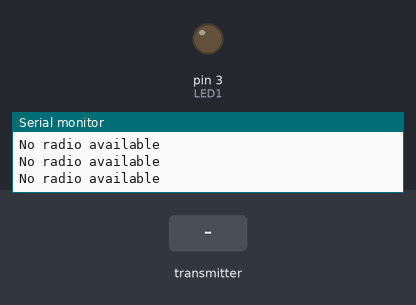
A sketch run on a simulated Arduino Uno, built with avr-gcc and run on an emulated ATmega328P. Parts: output pins drawn as LEDs (lit = HIGH), the last lines printed to the serial monitor. The inputs (shaded band) are chosen by the test bench. No radio packets arrive unless stated.

Above: at 1.2 s.
1.3 s: the transmitter starts sending msg.0 = 1
At 1.8 s:
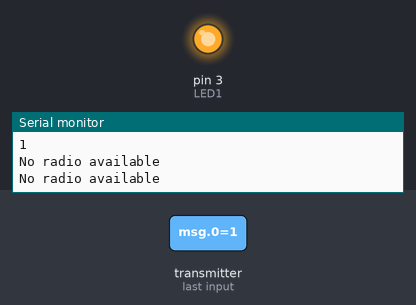
2.8 s: the transmitter starts sending msg.0 = 0
At 4.0 s:
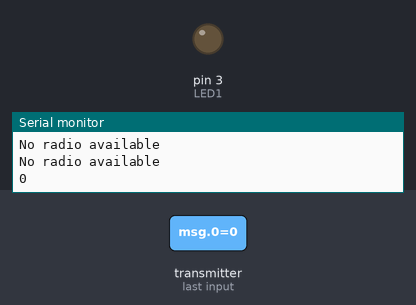
Timing chart, 0 to 5.8 s (numbered marks = the images above; inputs shaded):
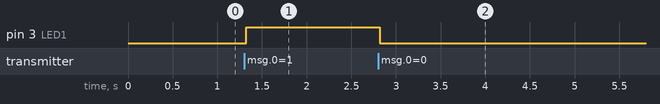

The sketch:

NrF_receive2.ino
```cpp
//17
#include "nRF24L01.h"
#include "RF24.h"
int msg[1];
RF24 radio(7,8);
const uint64_t pipe = 0xE8E8F0F0E1LL;
int LED1 = 3;
void setup(void) {
Serial.begin(9600);
radio.begin();
radio.openReadingPipe(1, pipe);
radio.startListening();
pinMode(LED1, OUTPUT);
}
void loop(void) {
if (radio.available()) {
bool done = false;
while (!done) {
done = radio.read(msg, 1);
Serial.println(msg[0]);
if (msg[0] == 1) {
delay(10);
digitalWrite(LED1, HIGH);
}
else {
digitalWrite(LED1, LOW);
}
delay(10);

}
}
else

{
Serial.println("No radio available");
}
}
```

Measured:
- after the input at 1.3 s, pin 3 (LED1): LOW → HIGH at once
- after the input at 2.8 s, pin 3 (LED1): HIGH → LOW at once
